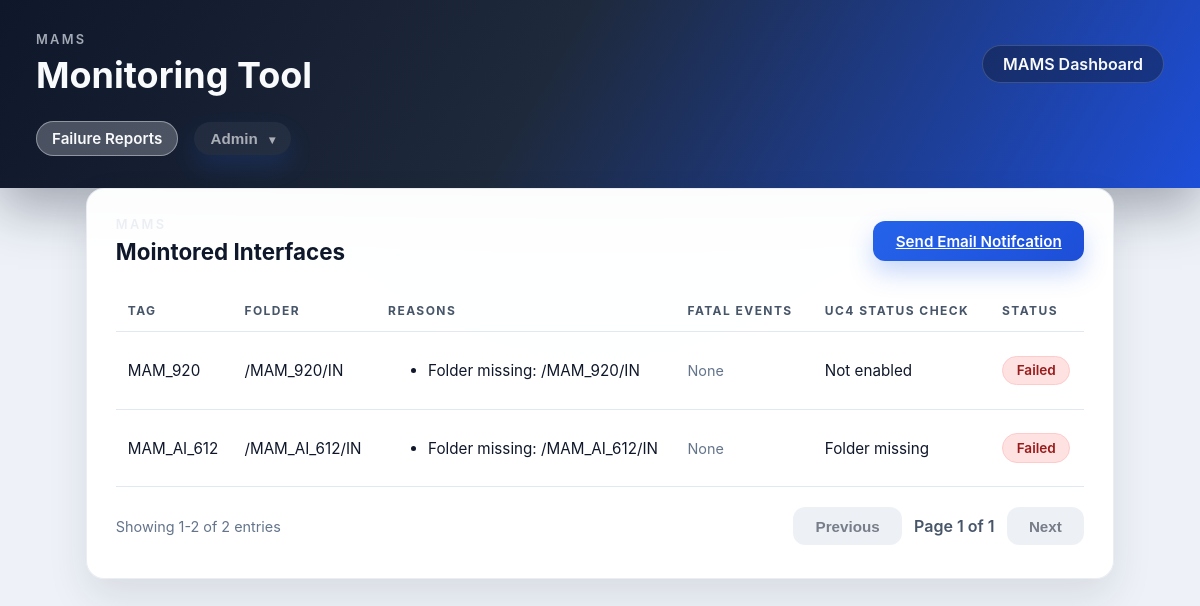
The page /reports on the database as committed earlier.
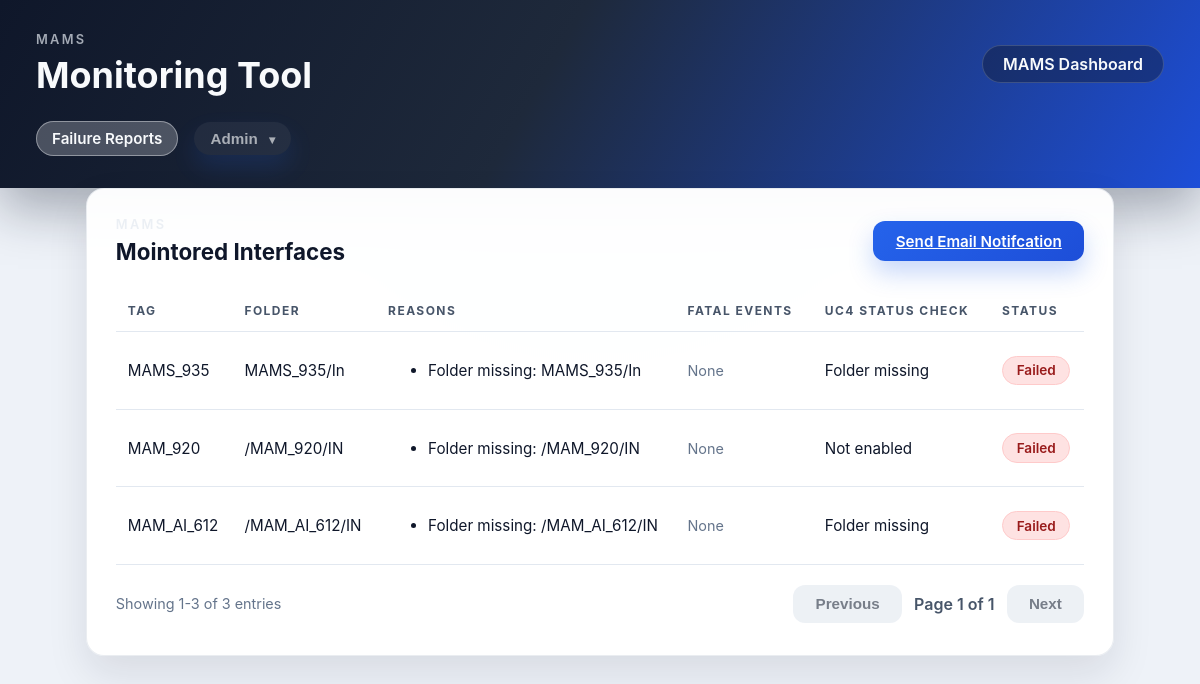
The same page on the database as committed later.
### tables this page shows
CREATE TABLE "processes" (
	"id"	INTEGER,
	"tag_name"	TEXT NOT NULL UNIQUE,
	"folder_path"	TEXT NOT NULL,
	"created_at"	TEXT NOT NULL DEFAULT (datetime('now')),
	"check_uc4_file"	INTEGER NOT NULL,
	PRIMARY KEY("id" AUTOINCREMENT)
);

### monitoring_tool/app.py (the view)
    @app.route("/reports", methods=["GET"])
    def reports():
        processes = process_service.list_processes()
        report_rows = report_service.list_process_reports(processes)
        return render_template("reports.html", report_rows=report_rows)

### monitoring_tool/db.py (called while the page is built)
def get_connection() -> sqlite3.Connection:
    connection = sqlite3.connect(DB_PATH)
    connection.row_factory = sqlite3.Row
    return connection

def query_all(query: str, params: Iterable | None = None) -> list[sqlite3.Row]:
    with get_connection() as connection:
        cursor = connection.execute(query, params or [])
        return cursor.fetchall()

### monitoring_tool/services/filesystem_service.py (called while the page is built, shortened)
def evaluate_folder(folder_path: str) -> FileCheckResult:
    folder = Path(folder_path)
    if not folder.exists():
        return FileCheckResult(True, f"Folder missing: {folder_path}")

### monitoring_tool/services/process_service.py (called while the page is built)
def list_processes() -> list[dict]:
    rows = db.query_all(
        "SELECT id, tag_name, folder_path, check_uc4_file FROM processes WHERE folder_path != '' ORDER BY tag_name"
    )
    return [dict(row) for row in rows]

### monitoring_tool/services/report_service.py (called while the page is built)
def list_fatal_events(tag_name: str) -> list[dict]:
    rows = db.query_all(
        "SELECT event_time, description FROM fatal_events WHERE tag_name = ? ORDER BY event_time DESC",
        [tag_name],
    )
    return [dict(row) for row in rows]

### monitoring_tool/templates/reports.html (shortened to what this page needs)
 {% extends "base.html" %}
 {% block content %}
 <section class="panel">
  <div class="panel-header">
    <div>
      <p class="eyebrow">MAMS</p>
      <h2>Mointored Interfaces</h2>
    </div>
    <a class="button primary" href="{{ url_for('notify_report') }}">Send Email Notifcation</a>
  </div>
  {% if report_rows %}
  <div class="table-wrapper">
    <table data-report-table>
      <thead>
        <tr>
          <th scope="col" aria-sort="none">
            <button class="sort-button" type="button" data-sort-index="0">
              Tag
            </button>
          </th>
          <th scope="col" aria-sort="none">
            <button class="sort-button" type="button" data-sort-index="1">
              Folder
            </button>
          </th>
          <th scope="col" aria-sort="none">
            <button class="sort-button" type="button" data-sort-index="2">
              Reasons
            </button>
          </th>
          <th scope="col" aria-sort="none">
            <button class="sort-button" type="button" data-sort-index="3">
              Fatal events
            </button>
          </th>
          <th scope="col" aria-sort="none">
            <button class="sort-button" type="button" data-sort-index="4">
              UC4 Status check
            </button>
          </th>
          <th scope="col" aria-sort="none">
            <button class="sort-button" type="button" data-sort-index="5">
              Status
            </button>
          </th>
        </tr>
      </thead>
      <tbody>
        {% for process in report_rows %}
          <tr>
            <td>{{ process.tag_name }}</td>
            <td>{{ process.folder_path }}</td>
            <td>
              {% if process.reasons %}
                <ul>
                  {% for reason in process.reasons %}
                    <li>{{ reason }}</li>
                  {% endfor %}
                </ul>
              {% else %}
                <span class="muted">No issues</span>
              {% endif %}
            </td>
            <td>
              {% if process.fatal_events %}
                <ul>
                  {% for event in process.fatal_events %}
                    <li>{{ event.event_time }} - {{ event.description }}</li>
                  {% endfor %}
                </ul>
              {% else %}
                <span class="muted">None</span>
              {% endif %}
            </td>
            <td>{{ process.uc4_status }}</td>
            <td>
              <span class="status-badge {{ process.status_class }}">{{ process.status }}</span>
            </td>
          </tr>
        {% endfor %}
      </tbody>
    </table>
     </div>
     <div class="table-footer">
      <p class="muted" data-page-summary></p>
      <div class="pagination-controls" data-pagination></div>
    </div>
   {% else %}
   <p class="muted">No monitored processes configured.</p>
   {% endif %}
 </section>
 {% endblock %}

### monitoring_tool/templates/base.html (shortened to what this page needs)
 <!doctype html>
 <html lang="en">
   <head>
     <link rel="stylesheet" href="{{ url_for('static', filename='styles.css') }}">
   </head>
   <body>
    <header class="topbar">
      <div class="brand">
        <div>
          <p class="eyebrow">MAMS</p>
          <h1> Monitoring Tool</h1>
        </div>
        <span class="status-pill">MAMS Dashboard</span>
      </div>
      <nav class="nav-links">
         <a class="nav-link {{ 'active' if request.endpoint == 'reports' else 'inactive' }}" href="{{ url_for('reports') }}">Failure Reports</a>
         <div class="nav-item dropdown {{ 'active' if request.endpoint in ['configure', 'folders', 'recipients'] else 'inactive' }}">
          <button class="nav-link dropdown-toggle {{ 'active' if request.endpoint in ['configure', 'folders', 'recipients'] else 'inactive' }}" type="button">
            Admin
          </button>
        </div>
       </nav>
     </header>
    <main class="page">
       {% block content %}{% endblock %}
     </main>
   </body>
  <br
 </html>

### monitoring_tool/static/styles.css (style rules this page uses)
:root { color-scheme: light; font-family: "Inter", "Segoe UI", system-ui, sans-serif; background: #eef2f8; color: #0f172a; }
* { box-sizing: border-box; }
body { margin: 0; min-height: 100vh; background: radial-gradient(circle at top, rgba(37, 99, 235, 0.08), transparent 55%), #eef2f8; }
.topbar { background: linear-gradient(120deg, #0f172a 0%, #1e293b 45%, #1d4ed8 100%); color: #f8fafc; padding: 2rem clamp(1.5rem, 3vw, 3rem); display: flex; flex-direction: column; gap: 1.5rem; box-shadow: 0 20px 50px rgba(15, 23, 42, 0.35); }
.brand { display: flex; flex-wrap: wrap; align-items: center; justify-content: space-between; gap: 1.5rem; }
.eyebrow { margin: 0 0 0.35rem; font-size: 0.8rem; text-transform: uppercase; letter-spacing: 0.18em; color: rgba(226, 232, 240, 0.7); font-weight: 600; }
.brand h1 { margin: 0; font-size: clamp(2rem, 3vw, 2.6rem); }
.status-pill { padding: 0.5rem 1.25rem; border-radius: 999px; background: rgba(15, 23, 42, 0.4); border: 1px solid rgba(148, 163, 184, 0.3); font-weight: 600; }
.nav-links { display: flex; gap: 1rem; flex-wrap: wrap; align-items: center; }
.nav-links a, .nav-links button { color: #f8fafc; text-decoration: none; font-weight: 600; padding: 0.5rem 1rem; border-radius: 999px; background: rgba(148, 163, 184, 0.15); transition: transform 0.2s ease, background 0.2s ease, opacity 0.2s ease; border: none; cursor: pointer; font-size: 0.95rem; }
.nav-links a.active, .nav-links button.active { background: rgba(248, 250, 252, 0.24); box-shadow: inset 0 0 0 1px rgba(248, 250, 252, 0.4); }
.nav-links a.inactive, .nav-links button.inactive { opacity: 0.65; }
.page { padding: 2.5rem clamp(1.5rem, 3vw, 3rem); display: flex; flex-direction: column; gap: 1.75rem; max-width: 1100px; margin: -2.5rem auto 2rem; }
.panel { background: rgba(255, 255, 255, 0.96); border-radius: 18px; padding: 1.8rem; box-shadow: 0 18px 40px rgba(15, 23, 42, 0.1); border: 1px solid rgba(148, 163, 184, 0.2); backdrop-filter: blur(6px); }
.panel-header { display: flex; flex-wrap: wrap; justify-content: space-between; align-items: center; gap: 1rem; margin-bottom: 1.5rem; }
.panel-header h2 { margin: 0; font-size: 1.4rem; }
.button, button { padding: 0.65rem 1.4rem; border-radius: 12px; border: none; font-weight: 600; cursor: pointer; font-size: 0.95rem; transition: transform 0.2s ease, box-shadow 0.2s ease; }
.button.primary, button.primary, button { background: linear-gradient(135deg, #2563eb, #1d4ed8); color: #ffffff; box-shadow: 0 12px 25px rgba(37, 99, 235, 0.25); }
table { width: 100%; border-collapse: collapse; font-size: 0.95rem; }
th, td { text-align: left; padding: 0.85rem 0.75rem; border-bottom: 1px solid #e2e8f0; }
th { color: #475569; text-transform: uppercase; font-size: 0.75rem; letter-spacing: 0.12em; }
.sort-button { border: none; background: transparent; color: inherit; font: inherit; letter-spacing: inherit; text-transform: inherit; display: inline-flex; align-items: center; gap: 0.35rem; cursor: pointer; padding: 0; box-shadow: none; }
.table-wrapper { width: 100%; overflow-x: auto; }
.table-footer { display: flex; justify-content: space-between; align-items: center; margin-top: 1rem; gap: 1rem; flex-wrap: wrap; }
.pagination-controls { display: inline-flex; align-items: center; gap: 0.75rem; }
.status-badge { display: inline-flex; align-items: center; justify-content: center; padding: 0.35rem 0.85rem; border-radius: 999px; font-weight: 600; font-size: 0.85rem; border: 1px solid transparent; }
.status-failed { background: #fee2e2; color: #991b1b; border-color: #fecaca; }
.muted { color: #64748b; font-size: 0.9rem; }
.nav-item { position: relative; }
.dropdown-toggle::after { content: "▾"; margin-left: 0.45rem; font-size: 0.75rem; }

Rows that differ between the two databases and show on the page:
added processes: tag_name "MAMS_935", folder_path "MAMS_935/In", reasons "Folder missing: MAMS_935/In", uc4_status "Folder missing", status "Failed"
Other text that changed with them:
text written by a page script: "Showing 1-2 of 2 entries" → "Showing 1-3 of 3 entries"
